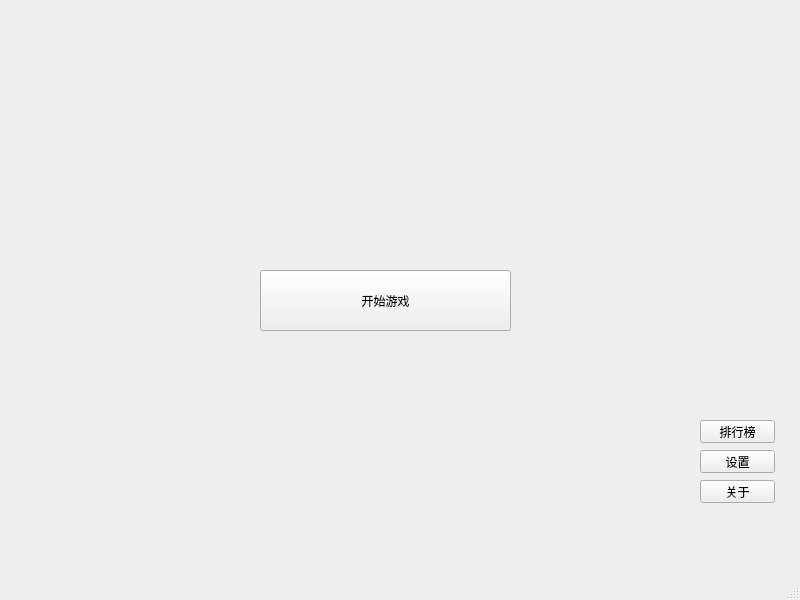
<?xml version="1.0" encoding="UTF-8"?>
<ui version="4.0">
 <class>MainWindow</class>
 <widget class="QMainWindow" name="MainWindow">
  <property name="geometry">
   <rect>
    <x>0</x>
    <y>0</y>
    <width>800</width>
    <height>600</height>
   </rect>
  </property>
  <property name="windowTitle">
   <string>MainWindow</string>
  </property>
  <widget class="QWidget" name="centralwidget">
   <widget class="QPushButton" name="btnGame">
    <property name="geometry">
     <rect>
      <x>260</x>
      <y>270</y>
      <width>251</width>
      <height>61</height>
     </rect>
    </property>
    <property name="text">
     <string>开始游戏</string>
    </property>
   </widget>
   <widget class="QPushButton" name="btnRank">
    <property name="geometry">
     <rect>
      <x>700</x>
      <y>420</y>
      <width>75</width>
      <height>23</height>
     </rect>
    </property>
    <property name="text">
     <string>排行榜</string>
    </property>
   </widget>
   <widget class="QPushButton" name="btnConfig">
    <property name="geometry">
     <rect>
      <x>700</x>
      <y>450</y>
      <width>75</width>
      <height>23</height>
     </rect>
    </property>
    <property name="text">
     <string>设置</string>
    </property>
   </widget>
   <widget class="QPushButton" name="btnAbout">
    <property name="geometry">
     <rect>
      <x>700</x>
      <y>480</y>
      <width>75</width>
      <height>23</height>
     </rect>
    </property>
    <property name="text">
     <string>关于</string>
    </property>
   </widget>
  </widget>
  <widget class="QMenuBar" name="menubar">
   <property name="geometry">
    <rect>
     <x>0</x>
     <y>0</y>
     <width>800</width>
     <height>22</height>
    </rect>
   </property>
  </widget>
  <widget class="QStatusBar" name="statusbar"/>
 </widget>
 <resources/>
 <connections/>
</ui>
